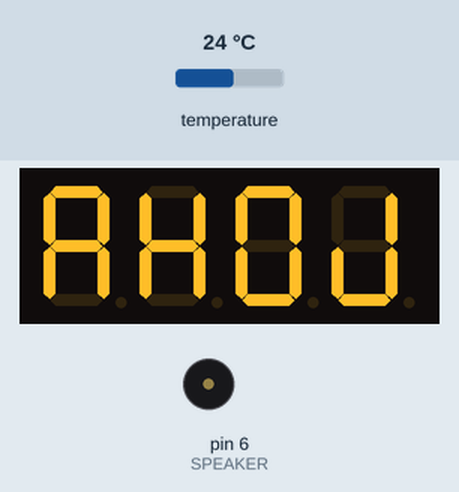
Recording of a program running on a simulated Arduino Uno, built with avr-gcc and run on an emulated ATmega328P. On the bench: 4-digit seven-segment display, buzzer (waves = sounding). The inputs (shaded band) are chosen by the test bench; at power-on: temperature 24 °C.

Above: at 1.1 s.
At 5.0 s:
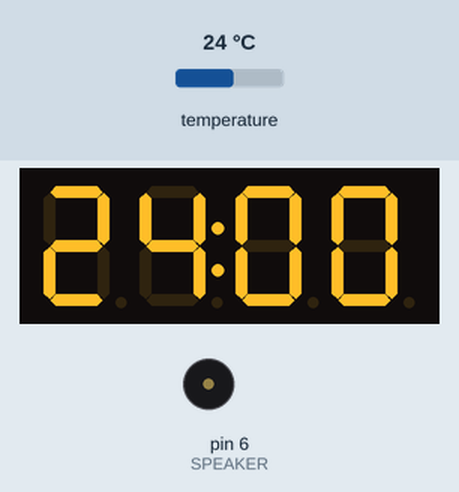
5.1 s: temperature set to 28 °C
At 6.03 s:
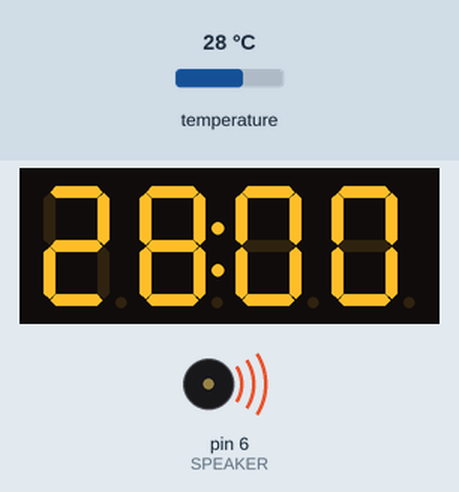
7.6 s: temperature set to 33 °C
At 9.5 s:
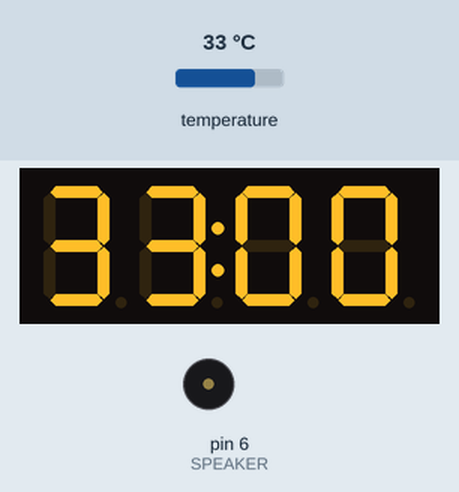
10.2 s: temperature set to 41 °C
At 12.0 s:
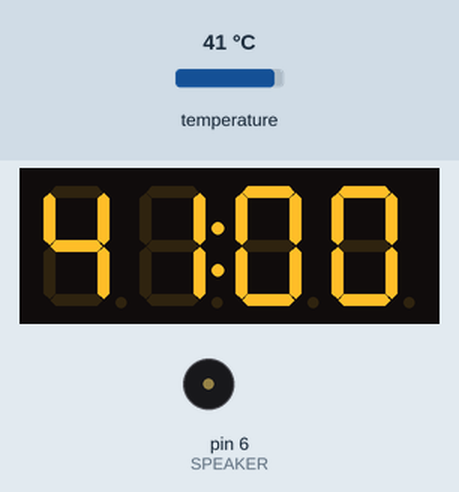
Timing chart, 0 to 18.8 s (numbered marks = the images above; inputs shaded):
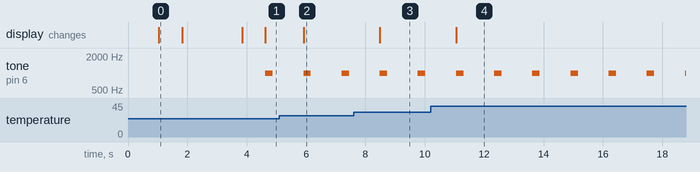

Measured:
- after the input at 5.1 s, the display: changes after 0.81 s (image 2)
- after the input at 7.6 s, the display: changes after 0.88 s (image 3)
- after the input at 10.2 s, the display: changes after 0.86 s (image 4)
- by itself, tone on pin 6 (SPEAKER): alternates 1000 Hz for 0.25 s and silent for 1.0 s
- what the display in image 0 shows lasts 0.8 s, from 1.0 s to 1.8 s

The program:

main.cpp
```cpp
#include <DallasTemperature.h>
#include <OneWire.h>
#include <TM1637Display.h>
#include "LowPower.h"

#define CLK 2
#define DIO 3

#define SPEAKER 6

const int maxTemp = 23;

boolean alarm;

const int buttonPin = 5;
// nastavení čísla vstupního pinu
const int pinCidlaDS = 4;
// vytvoření instance oneWireDS z knihovny OneWire
OneWire oneWireDS(pinCidlaDS);
// vytvoření instance senzoryDS z knihovny DallasTemperature
DallasTemperature senzoryDS(&oneWireDS);

const uint8_t AHOJ[] = {
    SEG_A | SEG_B | SEG_C | SEG_E | SEG_F | SEG_G,  // A
    SEG_B | SEG_C | SEG_E | SEG_F | SEG_G,          // H
    SEG_A | SEG_B | SEG_C | SEG_D | SEG_E | SEG_F,  // O
    SEG_B | SEG_C | SEG_D | SEG_E                   // J
};
// vytvoření instance displej z knihovny TM1637
TM1637Display displej(CLK, DIO);

void alarmFire() {
    tone(SPEAKER, 1000);
    delay(250);
    noTone(SPEAKER);
    delay(250);
}

void showTemp(float temp) {
    int num = temp * 100;
    if (temp > 9999) {
        num = 9999;
    }
    displej.setBrightness(10);
    displej.showNumberDecEx(num, 0b01000000);
}

void setup(void) {
    // komunikace přes sériovou linku rychlostí 9600 baud
    // Serial.begin(9600);
    delay(1000);
    pinMode(SPEAKER, OUTPUT);
    // zapnutí komunikace knihovny s teplotním čidlem
    senzoryDS.begin();

    // noInterrupts();
    // CLKPR = _BV(CLKPCE);  // enable change of the clock prescaler
    // CLKPR = _BV(CLKPS0);  // divide frequency by 2
    // interrupts();

    displej.setBrightness(1);
    // výpis vlastního slova AHOJ
    displej.setSegments(AHOJ);

    senzoryDS.requestTemperatures();
    float temp = senzoryDS.getTempCByIndex(0);
    showTemp(temp);

    delay(2000);
    displej.clear();
    displej.setBrightness(0, false);  // Turn off
}

void loop(void) {
    // načtení informací ze všech připojených čidel na daném pinu
    senzoryDS.requestTemperatures();
    // výpis teploty na sériovou linku, při připojení více čidel
    // na jeden pin můžeme postupně načíst všechny teploty
    // pomocí změny čísla v závorce (0) - pořadí dle unikátní adresy čidel
    float temp = senzoryDS.getTempCByIndex(0);
    // Serial.print("Teplota cidla DS18B20: ");
    // Serial.print(temp);
    // Serial.println(" stupnu Celsia");
    // pauza pro přehlednější výpis
    alarm = maxTemp < temp;
    if (alarm) {
        displej.setBrightness(1, true);
        showTemp(temp);
        alarmFire();
        return;
    }

    if (digitalRead(buttonPin) == HIGH || alarm) {
        displej.setBrightness(1, true);
        showTemp(temp);
        delay(2000);
        displej.clear();
        displej.setBrightness(0, false);  // Turn off
    }

    LowPower.powerDown(SLEEP_8S, ADC_OFF, BOD_OFF);
    // LowPower.powerDown(SLEEP_8S, ADC_OFF, BOD_OFF);
}
// #include <Arduino.h>
// #include "LowPower.h"

// int led = 6;

// void setup() {
//     // initialize digital pin LED_BUILTIN as an output.
//     pinMode(LED_BUILTIN, OUTPUT);
//     pinMode(led, OUTPUT);
//     Serial.begin(115200);
// }

// // the loop function runs over and over again forever
// void loop() {
//     Serial.println("loop");
//     digitalWrite(LED_BUILTIN, HIGH);  // turn the LED on (HIGH is the voltage level)
//     digitalWrite(led, HIGH);
//     delay(1000);                      // wait for a second
//     digitalWrite(LED_BUILTIN, LOW);   // turn the LED off by making the voltage LOW
//     digitalWrite(led, LOW);
//     delay(1000);                      // wait for a second
//     LowPower.powerDown(SLEEP_8S, ADC_OFF, BOD_OFF);
//     LowPower.powerDown(SLEEP_8S, ADC_OFF, BOD_OFF);
//     LowPower.powerDown(SLEEP_8S, ADC_OFF, BOD_OFF);
// }
```
